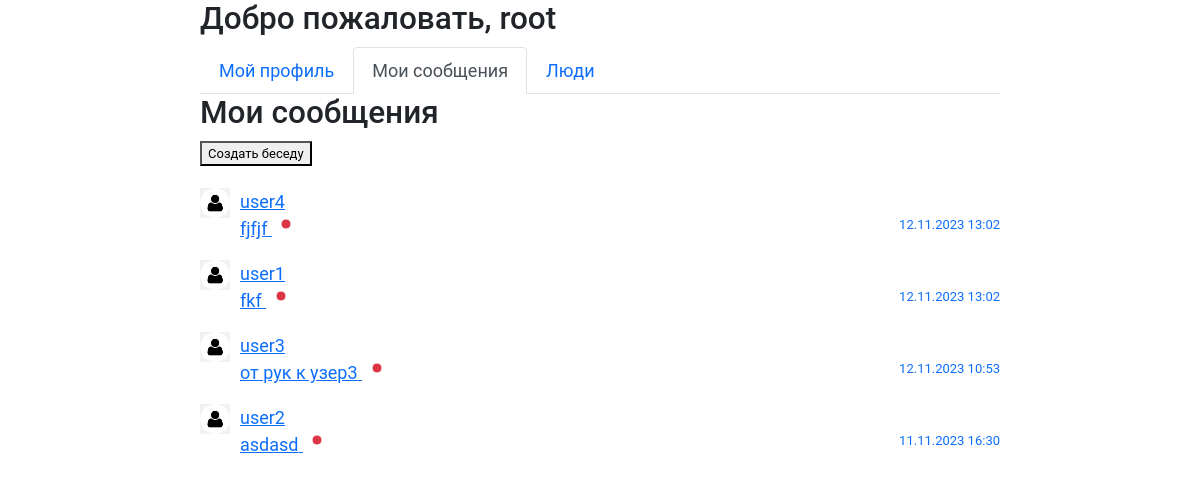
The page /chats/ (signed in) on the database its author committed.
### users/models.py (models this page shows, shortened)
class CustomUser(AbstractUser):
    class Meta:
        verbose_name = 'Пользователь'
        verbose_name_plural = 'Пользователи'

### chats/models.py (models this page shows, shortened)
class Chat(models.Model):
    class ChatType(models.TextChoices):
        CHAT = 'C', 'Чат'
        DIALOG = 'D', 'Диалог'
    type_chat = models.CharField(max_length=1, choices=ChatType.choices, default=ChatType.DIALOG)
    members = models.ManyToManyField('users.CustomUser', related_name='chats', verbose_name='Участники')
    class Meta:
        verbose_name = 'Чат'
        verbose_name_plural = 'Чаты'
    def get_absolute_url(self):
        return reverse('chats:chat', kwargs={'chat_id': self.pk})
    def lastmessage(self):
        try:
            return self.messages.order_by('-time_create')[0]
        except IndexError:
            return None

class Message(models.Model):
    class MessageStatus(models.IntegerChoices):
        UNREAD = 0, 'Не прочитано'
        READ = 1, 'Прочитано'
    chat = models.ForeignKey('Chat', related_name='messages', verbose_name='Чат', on_delete=models.CASCADE)
    text = models.TextField(null=False, max_length=1000, verbose_name='Текст сообщения')
    time_create = models.DateTimeField(auto_now_add=True, verbose_name='Время создания')
    sender = models.ForeignKey('users.CustomUser', on_delete=models.SET_DEFAULT, default=None,
                                related_name='sent_mess', verbose_name='Отправитель')
    is_readed = models.BooleanField(choices=tuple(map(lambda x: (bool(x[0]), x[1]), MessageStatus.choices)),
                                    default=MessageStatus.UNREAD, verbose_name='Статус')
    class Meta:
        verbose_name = 'Сообщение'
        verbose_name_plural = 'Сообщения'
        ordering = ['-time_create', ]
    def __str__(self):
        return self.text

### chats/views.py (the view)
# urls.py: path('chats/', ChatsView.as_view(), name='all_chats'),
class ChatsView(MyLoginRequiredView, ListView):
    model = Chat
    template_name = 'chats/chats.html'
    context_object_name = 'chats'
    def get_queryset(self):
        return Chat.objects.filter(members__in=[self.request.user.id]).\
                            annotate(c=Count('messages'), last_message=Max('messages__id'), last_message_time_create=Max('messages__time_create')).\
                            filter(c__gt=0).order_by('-last_message_time_create').\
                            prefetch_related('members')
    def get_context_data(self, **kwargs: Any) -> dict[str, Any]:
        context = super().get_context_data(**kwargs)
        context['active_page'] = 2
        return context

### chats/templatetags/custom_messenger_tags.py (called while the page is built)
@register.inclusion_tag('chats/tags/menu.html')
def menu_tag(request, active_page=0):
    if not isinstance(request.user, AnonymousUser):
        menu = [{'title': 'Мой профиль', 'href': reverse('users:profile', args=[request.user.pk]), 'active_num': 1},
                {'title': 'Мои сообщения', 'href': reverse('chats:all_chats'), 'active_num': 2},
                {'title': 'Люди', 'href': reverse('users:people'), 'active_num': 3}]
    else:
        menu = [{'title': 'Войти', 'href': reverse('users:login'), 'active_num': 4},
                {'title': 'Зарегистрироваться', 'href': reverse('users:signup'), 'active_num': 5}]
    return {'request': request, 'menu': menu, 'active_page': active_page}

### chats/templates/chats/chats.html (shortened to what this page needs)
{% extends 'base.html' %}
{% block content %}
<h3 class="title">Мои сообщения</h3>
<button><span style="float: right; font-size: small;">Создать беседу</span></button>
{% for chat in chats %}
<a href="{{ chat.get_absolute_url }}">
    <div class="chat">
        <div>
            {% for m in chat.members.all %}
            {% if m != user %}
                {% if m.user_info.photo %}
                    <img class="img-article-chats " src="{{m.user_info.photo.url}}"></p>
                {% else %}
                    <img class="img-article-chats " src="\media\photos\defalts\default_avatar.png"></p>
                {% endif %}
            {{ m.username }}
            {% endif %}
            {% endfor %}
        </div>
        {% with chat.lastmessage as last_mess_in_chat %}
        <div> {{ last_mess_in_chat }}<span style="float: right; font-size: small;">{{ last_mess_in_chat.time_create|date:"d.m.Y H:i" }}</span>
            {% if not last_mess_in_chat.is_readed %}
            <button type="button" class="btn position-relative">
                <span class="position-absolute top-0 start-10 translate-middle p-1 bg-danger border border-light rounded-circle">
                </span>
              </button>
            {% endif %}
        </div>
        {% endwith %}
    </div>
</a>
{% endfor %}
{% endblock content %}

### templates/base.html (shortened to what this page needs)
{% load static custom_messenger_tags %}
<!DOCTYPE html>
<html lang="en">
<head>
    <link href="https://cdn.jsdelivr.net/npm/bootstrap@5.0.2/dist/css/bootstrap.min.css" rel="stylesheet">
    <link type="text/css" href="{% static 'chats/css/style.css' %}" rel="stylesheet" />
</head>
<body>
    {% if request.user.is_authenticated %}
    <h3>Добро пожаловать, {{ user }}</h3>
    {% endif %}
    <div>
        <div class="menu">
            {% menu_tag request=request active_page=active_page %}
        </div>
        <div class="content">
            {% block content %}
            {% endblock content %}
        </div>
    </div>
</body>
</html>

### chats/static/chats/css/style.css (style rules this page uses)
html, body { font-family: 'Roboto'; font-size: large; margin: auto; padding: auto; height: 100%; width: 800px; }
img.img-article-chats { max-width: 40px; height: 40px; float: left; padding: 0 10px 10px 0; }

### rows shown on the page
CustomUser: username "root"
Chat: lastmessage "fjfjf", lastmessage.time_create "12.11.2023 13:02"
CustomUser: username "user4"
Chat: lastmessage "fkf", lastmessage.time_create "12.11.2023 13:02"
CustomUser: username "user1"
Chat: lastmessage "от рук к узер3", lastmessage.time_create "12.11.2023 10:53"
CustomUser: username "user3"
Chat: lastmessage "asdasd", lastmessage.time_create "11.11.2023 16:30"
CustomUser: username "user2"

### other values the page prints
{{ item.title }} "Мой профиль" "Люди"
{{ item.title }} "Мои сообщения"
